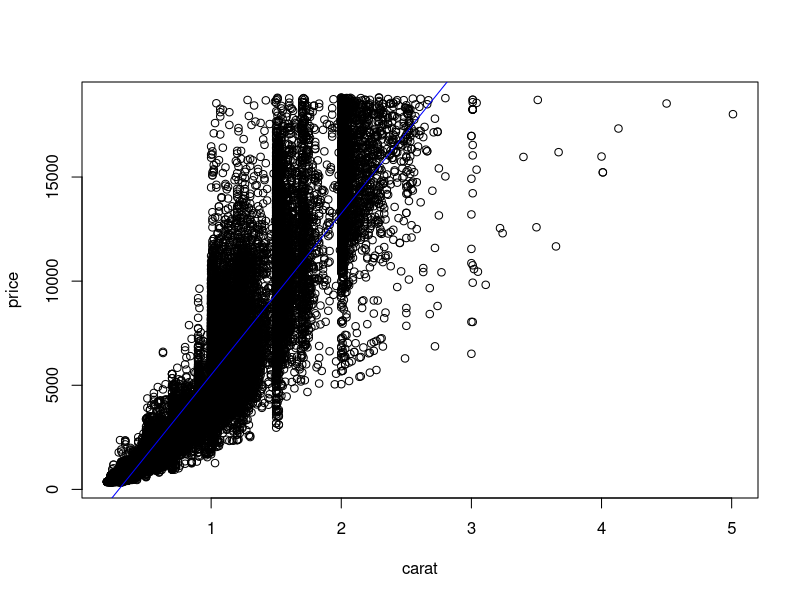

R code for this plot:
options(keep.source=TRUE)

library(tidyverse)

data("diamonds")
# 1. 산점도
plot(price ~ carat, data=diamonds)
# 2. 선형모형 적합
lm.m <- lm(price ~ carat, data=diamonds)
# 3. 데이터와 모형 적합 평가
abline(lm.m, col = "blue")
